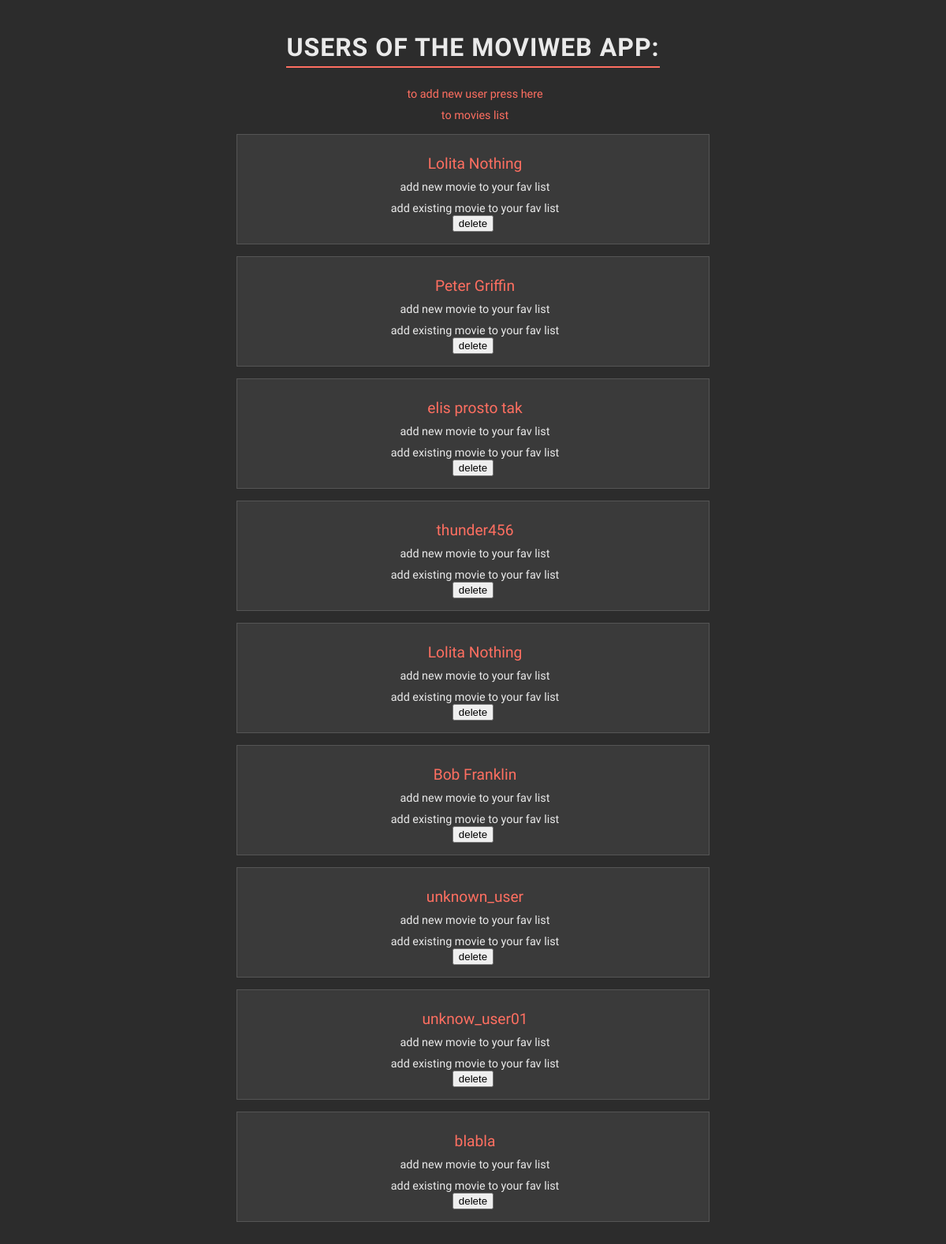
The app's page /users, older data.
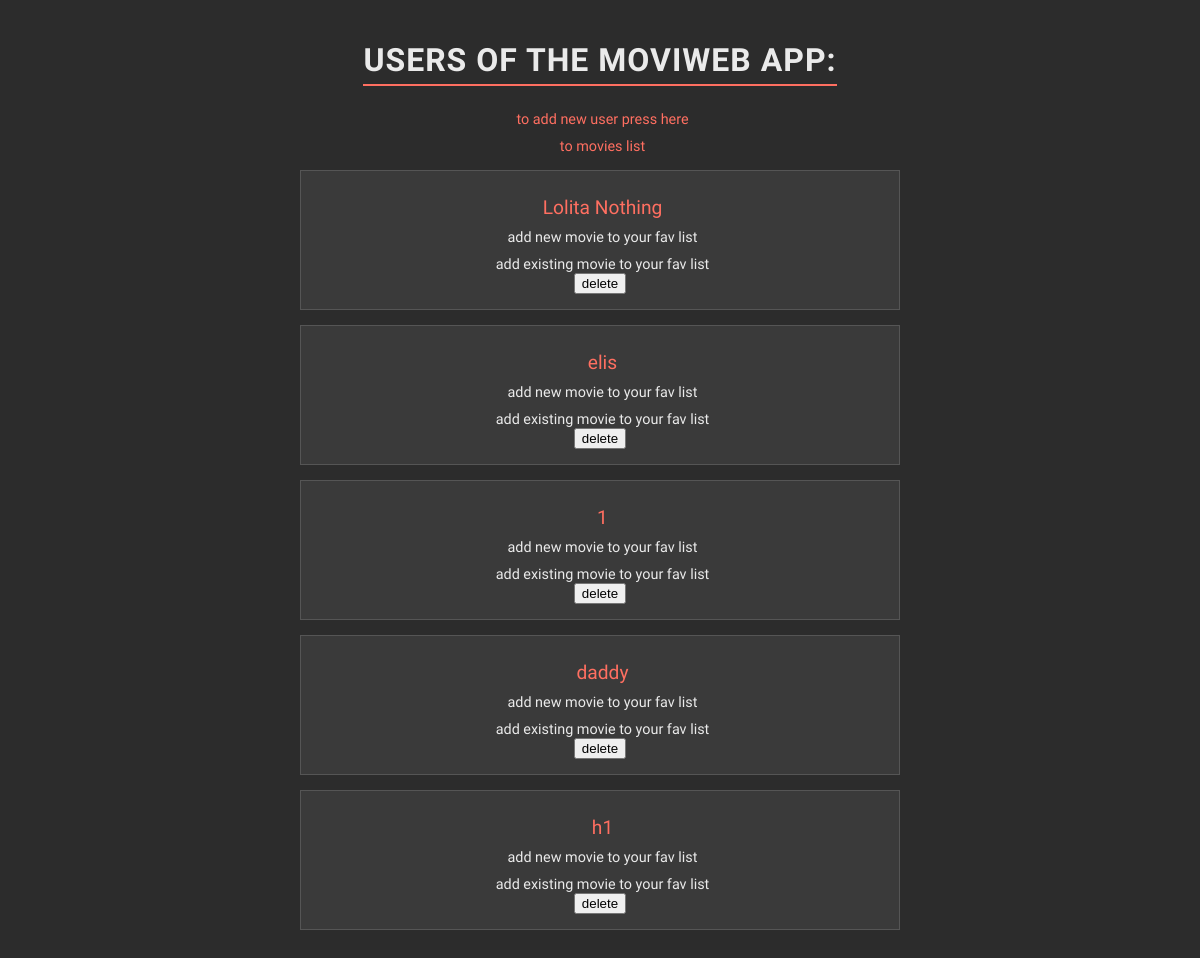
The same page, newer data.
### data_models.py (models this page shows, shortened)
class User(db.Model):
    __tablename__ = 'users'
    user_id = db.Column(db.Integer, primary_key=True, autoincrement=True)
    user_name = db.Column(db.String(100), nullable=False)
    movies = relationship('Movie', secondary=user_movies, back_populates='users')

### app.py (the view)
@app.route('/users', methods=['GET'])
def list_users():
    try:
        users = data_manager.list_all_users()
        return render_template('users.html', users=users)
    except Exception as e:
        app.logger.error(f"Error fetching users from the database: {e}")
        flash('An error occurred while fetching users. Please try again later. 🛀',
              'error')
        return redirect(url_for('home'))

### datamanager/sqlite_data_manager.py (called while the page is built)
    def list_all_users(self):
        with self.app.app_context():
            return self.db.session.query(User).all()

### templates/users.html (shortened to what this page needs)
<!DOCTYPE html>
<html lang="en">
<head>
    <link rel="stylesheet" href="{{ url_for('static', filename='styles.css') }}">
</head>
<body>
    <h1>users of the MoviWeb App:</h1>
    <div>
        <a href="{{ url_for('add_user') }}">to add new user press here</a> <br>
        <a href="{{ url_for('list_movies') }}"> to movies list</a>
    </div>
    {% if users %}
        <ul>
            {% for user in users %}
            <li>
                <a class="user" href="/users/{{ user.user_id }}">{{ user.user_name }}</a> <br>
                <a class="add-movie" href="{{ url_for('add_new_movie_to_user', user_id=user.user_id) }}">add new movie to your fav list</a><br>
                <a class="add-movie" href="{{ url_for('add_existing_movie_to_user', user_id=user.user_id) }}">add existing movie to your fav list</a><br>
                <form id="delete-form-{{ user.user_id }}" action="{{ url_for('delete_user', user_id=user.user_id) }}"
                      method="POST" style="display: inline;">
                    <button type="button" onclick="confirmDeletion({{ user.user_id }})">delete</button>
                </form>
            </li>
            {% endfor %}
        </ul>
    {% else %}
        <p>no users found in dataBase</p>
    {% endif %}
</body>
</html>

Row changes from the older to the newer data that the page shows:
removed User: user_name "Bob Franklin"
removed User: user_name "unknown_user"
removed User: user_name "unknow_user01"
removed User: user_name "blabla"
changed User: user_name "Peter Griffin" → "elis"
changed User (number 3 of 5 on the later page): user_name "elis prosto tak" → "1"
changed User: user_name "thunder456" → "daddy"
changed User (number 5 of 5 on the later page): user_name "Lolita Nothing" → "h1"
